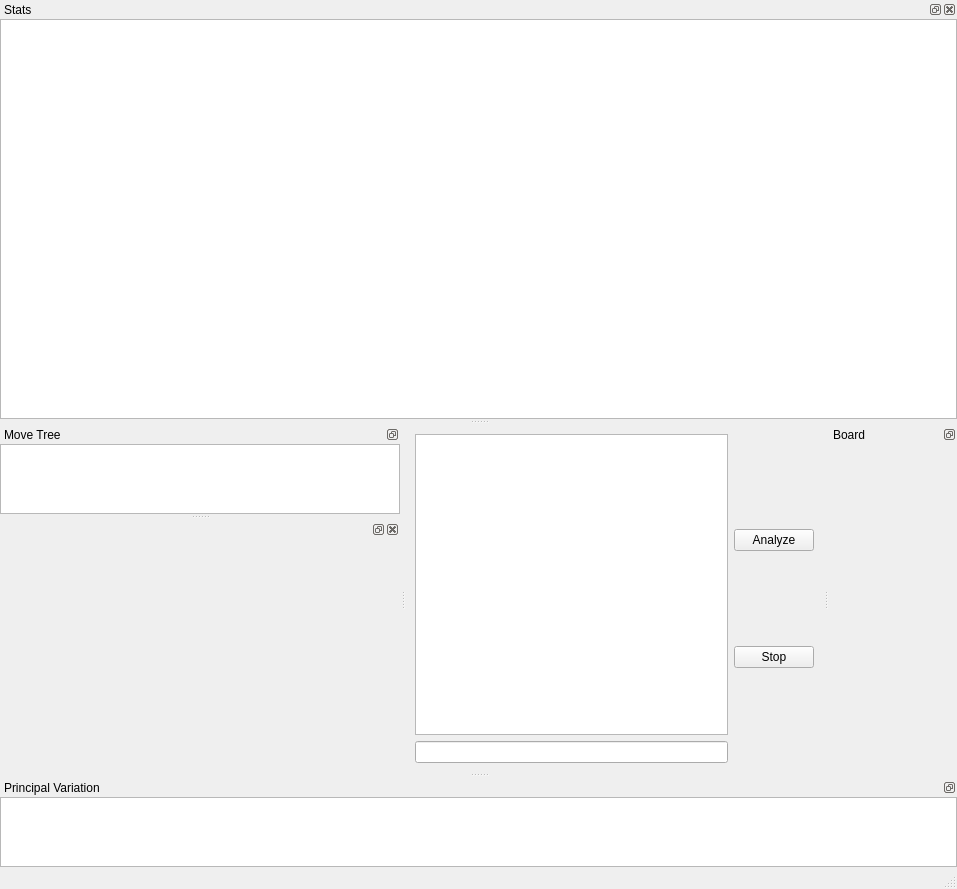
<?xml version="1.0" encoding="UTF-8"?>
<ui version="4.0">
 <class>MainWindow</class>
 <widget class="QMainWindow" name="MainWindow">
  <property name="geometry">
   <rect>
    <x>0</x>
    <y>0</y>
    <width>957</width>
    <height>883</height>
   </rect>
  </property>
  <property name="windowTitle">
   <string>sliboengine</string>
  </property>
  <widget class="QWidget" name="centralwidget">
   <layout class="QHBoxLayout">
    <property name="spacing">
     <number>6</number>
    </property>
    <property name="margin">
     <number>9</number>
    </property>
    <item>
     <widget class="QFrame" name="frame">
      <property name="frameShape">
       <enum>QFrame::NoFrame</enum>
      </property>
      <property name="frameShadow">
       <enum>QFrame::Raised</enum>
      </property>
      <property name="lineWidth">
       <number>0</number>
      </property>
      <layout class="QVBoxLayout">
       <property name="spacing">
        <number>6</number>
       </property>
       <property name="margin">
        <number>0</number>
       </property>
       <item>
        <widget class="QTextEdit" name="textCmd">
         <property name="focusPolicy">
          <enum>Qt::NoFocus</enum>
         </property>
         <property name="readOnly">
          <bool>true</bool>
         </property>
        </widget>
       </item>
       <item>
        <widget class="QLineEdit" name="lineEdit">
         <property name="focusPolicy">
          <enum>Qt::WheelFocus</enum>
         </property>
        </widget>
       </item>
      </layout>
     </widget>
    </item>
    <item>
     <widget class="QFrame" name="frame_2">
      <property name="frameShape">
       <enum>QFrame::NoFrame</enum>
      </property>
      <property name="frameShadow">
       <enum>QFrame::Raised</enum>
      </property>
      <property name="lineWidth">
       <number>0</number>
      </property>
      <layout class="QVBoxLayout">
       <property name="spacing">
        <number>0</number>
       </property>
       <property name="margin">
        <number>0</number>
       </property>
       <item>
        <widget class="QPushButton" name="analyzeButton">
         <property name="text">
          <string>Analyze</string>
         </property>
        </widget>
       </item>
       <item>
        <widget class="QPushButton" name="stopButton">
         <property name="text">
          <string>Stop</string>
         </property>
        </widget>
       </item>
      </layout>
     </widget>
    </item>
   </layout>
  </widget>
  <widget class="QMenuBar" name="menubar">
   <property name="geometry">
    <rect>
     <x>0</x>
     <y>0</y>
     <width>957</width>
     <height>25</height>
    </rect>
   </property>
  </widget>
  <widget class="QStatusBar" name="statusbar"/>
  <widget class="QDockWidget" name="dockTree">
   <property name="sizePolicy">
    <sizepolicy hsizetype="Preferred" vsizetype="Preferred">
     <horstretch>0</horstretch>
     <verstretch>0</verstretch>
    </sizepolicy>
   </property>
   <property name="floating">
    <bool>false</bool>
   </property>
   <property name="features">
    <set>QDockWidget::DockWidgetFloatable|QDockWidget::DockWidgetMovable</set>
   </property>
   <property name="windowTitle">
    <string>Move Tree</string>
   </property>
   <attribute name="dockWidgetArea">
    <number>1</number>
   </attribute>
   <widget class="QWidget" name="dockWidgetContents_5">
    <layout class="QVBoxLayout">
     <property name="spacing">
      <number>0</number>
     </property>
     <property name="margin">
      <number>0</number>
     </property>
     <item>
      <widget class="QTreeView" name="treeMove">
       <property name="sizePolicy">
        <sizepolicy hsizetype="Preferred" vsizetype="Preferred">
         <horstretch>0</horstretch>
         <verstretch>0</verstretch>
        </sizepolicy>
       </property>
       <property name="minimumSize">
        <size>
         <width>400</width>
         <height>0</height>
        </size>
       </property>
      </widget>
     </item>
    </layout>
   </widget>
  </widget>
  <widget class="QDockWidget" name="dockHistory">
   <property name="minimumSize">
    <size>
     <width>158</width>
     <height>252</height>
    </size>
   </property>
   <attribute name="dockWidgetArea">
    <number>1</number>
   </attribute>
   <widget class="QWidget" name="widget23">
    <layout class="QHBoxLayout">
     <property name="spacing">
      <number>6</number>
     </property>
     <property name="margin">
      <number>9</number>
     </property>
     <item>
      <widget class="HistoryWidget" name="historyWidget" native="true">
       <property name="minimumSize">
        <size>
         <width>140</width>
         <height>212</height>
        </size>
       </property>
       <property name="sizeIncrement">
        <size>
         <width>35</width>
         <height>53</height>
        </size>
       </property>
       <property name="autoFillBackground">
        <bool>true</bool>
       </property>
      </widget>
     </item>
    </layout>
   </widget>
  </widget>
  <widget class="QDockWidget" name="dockPV">
   <property name="sizePolicy">
    <sizepolicy hsizetype="Preferred" vsizetype="Preferred">
     <horstretch>0</horstretch>
     <verstretch>0</verstretch>
    </sizepolicy>
   </property>
   <property name="features">
    <set>QDockWidget::DockWidgetFloatable|QDockWidget::DockWidgetMovable</set>
   </property>
   <property name="allowedAreas">
    <set>Qt::AllDockWidgetAreas</set>
   </property>
   <property name="windowTitle">
    <string>Principal Variation</string>
   </property>
   <attribute name="dockWidgetArea">
    <number>8</number>
   </attribute>
   <widget class="QWidget" name="dockWidgetContents_6">
    <layout class="QHBoxLayout">
     <property name="spacing">
      <number>0</number>
     </property>
     <property name="margin">
      <number>0</number>
     </property>
     <item>
      <widget class="QTextEdit" name="textPV">
       <property name="sizePolicy">
        <sizepolicy hsizetype="Preferred" vsizetype="Preferred">
         <horstretch>0</horstretch>
         <verstretch>0</verstretch>
        </sizepolicy>
       </property>
       <property name="font">
        <font>
         <family>Lucida Console</family>
         <pointsize>9</pointsize>
        </font>
       </property>
       <property name="focusPolicy">
        <enum>Qt::NoFocus</enum>
       </property>
       <property name="readOnly">
        <bool>true</bool>
       </property>
      </widget>
     </item>
    </layout>
   </widget>
  </widget>
  <widget class="QDockWidget" name="dockStats">
   <property name="features">
    <set>QDockWidget::AllDockWidgetFeatures</set>
   </property>
   <property name="allowedAreas">
    <set>Qt::AllDockWidgetAreas</set>
   </property>
   <property name="windowTitle">
    <string>Stats</string>
   </property>
   <attribute name="dockWidgetArea">
    <number>4</number>
   </attribute>
   <widget class="QWidget" name="dockWidgetContents_7">
    <layout class="QVBoxLayout">
     <property name="spacing">
      <number>0</number>
     </property>
     <property name="margin">
      <number>0</number>
     </property>
     <item>
      <widget class="QTextEdit" name="textStats">
       <property name="sizePolicy">
        <sizepolicy hsizetype="Preferred" vsizetype="Minimum">
         <horstretch>0</horstretch>
         <verstretch>0</verstretch>
        </sizepolicy>
       </property>
       <property name="minimumSize">
        <size>
         <width>0</width>
         <height>400</height>
        </size>
       </property>
       <property name="font">
        <font>
         <family>Lucida Console</family>
        </font>
       </property>
       <property name="focusPolicy">
        <enum>Qt::NoFocus</enum>
       </property>
       <property name="readOnly">
        <bool>true</bool>
       </property>
      </widget>
     </item>
    </layout>
   </widget>
  </widget>
  <widget class="QDockWidget" name="dockBoard">
   <property name="features">
    <set>QDockWidget::DockWidgetFloatable|QDockWidget::DockWidgetMovable</set>
   </property>
   <property name="windowTitle">
    <string>Board</string>
   </property>
   <attribute name="dockWidgetArea">
    <number>2</number>
   </attribute>
   <widget class="QWidget" name="dockWidgetContents_8">
    <layout class="QVBoxLayout">
     <property name="spacing">
      <number>0</number>
     </property>
     <property name="margin">
      <number>0</number>
     </property>
     <item>
      <widget class="QWidget" name="widgetBoard" native="true">
       <property name="sizePolicy">
        <sizepolicy hsizetype="Minimum" vsizetype="Minimum">
         <horstretch>0</horstretch>
         <verstretch>0</verstretch>
        </sizepolicy>
       </property>
       <property name="minimumSize">
        <size>
         <width>128</width>
         <height>128</height>
        </size>
       </property>
       <property name="maximumSize">
        <size>
         <width>128</width>
         <height>128</height>
        </size>
       </property>
       <property name="autoFillBackground">
        <bool>true</bool>
       </property>
      </widget>
     </item>
    </layout>
   </widget>
  </widget>
 </widget>
 <customwidgets>
  <customwidget>
   <class>HistoryWidget</class>
   <extends>QWidget</extends>
   <header location="global">historywidget.h</header>
  </customwidget>
 </customwidgets>
 <resources>
  <include location="sliboengine.qrc"/>
 </resources>
 <connections/>
</ui>
